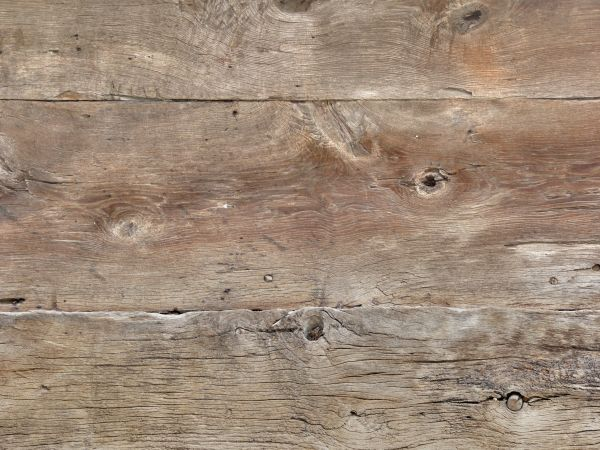
#> input picture Computer Vision/Data Training/wood/wood1.jpg, 600 x 450 px; its folder holds 4 pictures in this run
$ python woodLaw.py
#> lines starting #> are read from the running program, lines starting #| are printed output that depends on the picture; long printed decimals are rounded
import numpy as np
import cv2
from matplotlib import pyplot as plt
from scipy import signal as sg
import random

# === image read ==
total = [0 for i in range(9)]
img = 'wood'
for loop in range(1, 11):
    imgNo = img + str(loop)
    image = cv2.imread(imgNo + '.jpg')
#> image is the input picture: shape (450, 600, 3); mean B, G, R 120.3, 138, 158.4

    PATCH_SIZE = 32
    h, w, c = image.shape
#> h = 450; w = 600; c = 3

    locations = []
    for i in range(10):
        x = random.randrange(0 + PATCH_SIZE / 2, w - PATCH_SIZE / 2)
        y = random.randrange(0 + PATCH_SIZE / 2, h - PATCH_SIZE / 2)
        locations.append((y, x))

    patches = list()
    for loc in locations:
        patches.append(image[loc[0] - int(PATCH_SIZE / 2):loc[0] + int(PATCH_SIZE / 2),
                            loc[1] - int(PATCH_SIZE / 2):loc[1] + int(PATCH_SIZE / 2)])
#> after the loop, patches = 10 items
    cnt = 1
    cntr = 0
    for patch in (patches):
        cntr += 1
        gray = cv2.cvtColor(patch, cv2.COLOR_BGR2GRAY)
        (rows, cols) = gray.shape[:2]

    # === image processing ===
        smooth_kernel = (1/25) * np.ones((5, 5))
        gray_smooth = sg.convolve(gray, smooth_kernel, "same")
        gray_processed = np.abs(gray - gray_smooth)

        # === Law's Texture filter ===
        filter_vectors = np.array([[ 1,  4,  6,  4,  1],
                                   [-1, -2,  0,  2,  1],
                                   [-1,  0,  2,  0,  1],
                                   [ 1, -4,  6, -4,  1]])
        filters = list()
        for i in range(4):
            for j in range(4):
                filters.append(np.matmul(filter_vectors[i][:].reshape(5, 1),
                                         filter_vectors[j][:].reshape(1, 5)))
        conv_maps = np.zeros((rows, cols, 16))
        for i in range(len(filters)):
            conv_maps[:, :, i] = sg.convolve(gray_processed, filters[i], 'same')

        # texture map calculation
        texture_maps = list()
        texture_maps.append((conv_maps[:, :, 1] + conv_maps[:, :, 4]) // 2)
        texture_maps.append((conv_maps[:, :, 2] + conv_maps[:, :, 8]) // 2)
        texture_maps.append((conv_maps[:, :, 3] + conv_maps[:, :, 12]) // 2)
        texture_maps.append((conv_maps[:, :, 7] + conv_maps[:, :, 13]) // 2)
        texture_maps.append((conv_maps[:, :, 6] + conv_maps[:, :, 9]) // 2)
        texture_maps.append((conv_maps[:, :, 11] + conv_maps[:, :, 14]) // 2)
        texture_maps.append(conv_maps[:, :, 10])
        texture_maps.append(conv_maps[:, :, 5])
        texture_maps.append(conv_maps[:, :, 15])
        texture_maps.append(conv_maps[:, :, 0])

        TEM = list()
        for i in range(9):
            TEM.append(np.abs(texture_maps[i]).sum() / np.abs(texture_maps[9].sum()))

        print(img + str(loop - 1) + str(cntr - 1) + "\t\t", end='')
        cnt += 1
        for i in range(9):
            print(format(TEM[i], '.6f'), end='\t\t')
            total[i] += TEM[i]
        print("")
#> this loop made 10 passes
#| wood00		0.07725		0.1354		0.1506		0.02637		0.01363		0.02575		0.02114		0.02028		0.0507
#| wood01		0.07934		0.1378		0.1367		0.02756		0.0139		0.02817		0.02188		0.0184		0.08113
#| wood02		0.07837		0.1346		0.1391		0.02412		0.01374		0.02462		0.02116		0.01867		0.04905
#| wood03		0.08644		0.1375		0.146		0.0231		0.01373		0.02399		0.02168		0.0174		0.04446
#| wood04		0.09098		0.1384		0.1446		0.02485		0.01488		0.02606		0.02259		0.0184		0.05463
#| wood05		0.07871		0.1365		0.1422		0.02846		0.01356		0.02795		0.02154		0.01667		0.06886
#| wood06		0.0857		0.1376		0.1376		0.02346		0.01429		0.02442		0.02162		0.01902		0.05382
#| wood07		0.08612		0.1391		0.1586		0.02301		0.0142		0.02567		0.02247		0.01732		0.04169
#> (further printed lines are left out)
#> pass 1, `gray = cv2.cvtColor(patch, cv2.COLOR_BGR2GRAY)`:
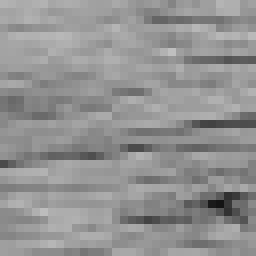
#> gray: shape (32, 32) (shown 8 times larger); min 20, max 191, mean 146.4
#> pass 1, `gray_smooth = sg.convolve(gray, smooth_kernel, "same")`:
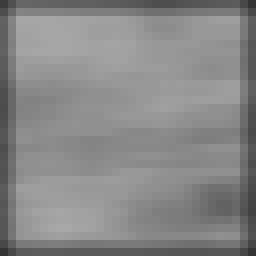
#> gray_smooth: shape (32, 32) float64 (shown 8 times larger); min 53.52, max 167.6, mean 135.4
#> pass 1, `gray_processed = np.abs(gray - gray_smooth)`:
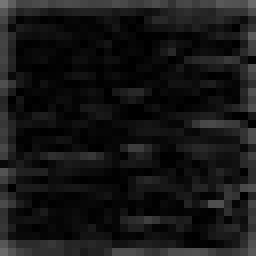
#> gray_processed: shape (32, 32) float64 (shown 8 times larger); min 0, max 118.1, mean 22.1
#> pass 2, `gray = cv2.cvtColor(patch, cv2.COLOR_BGR2GRAY)`:
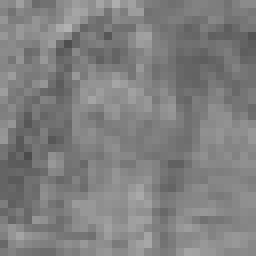
#> gray: shape (32, 32) (shown 8 times larger); min 76, max 178, mean 127.5
#> after the loop:
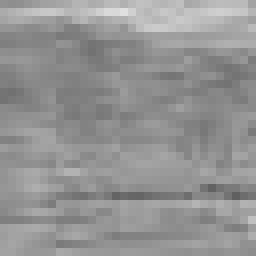
#> gray: shape (32, 32) (shown 8 times larger); min 96, max 224, mean 147.6
#> after the loop:
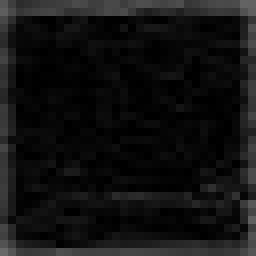
#> gray_processed: shape (32, 32) float64 (shown 8 times larger); min 0, max 104, mean 18.1
#> after the loop, cnt = 11; cntr = 10; total = [0.826, 1.37, 1.45, 0.249, 0.139, 0.257, 0.216, 0.179, 0.538]
#> pass 2 of the loop `for loop in range(1, 11):`:
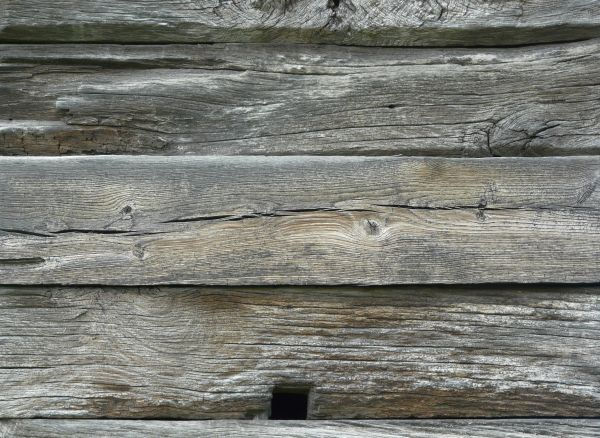
#> input picture Computer Vision/Data Training/wood/wood2.jpg, 600 x 438 px
#> image is the input picture: shape (438, 600, 3); mean B, G, R 116.7, 123.4, 122.2
#> the loop `for patch in (patches):` made 10 passes
#| wood10		0.06982		0.1321		0.1355		0.02442		0.01224		0.02347		0.01986		0.01725		0.05224
#| wood11		0.08247		0.139		0.1472		0.02463		0.01409		0.02602		0.02192		0.01863		0.06173
#| wood12		0.06903		0.1336		0.1466		0.03168		0.01298		0.02793		0.02043		0.01995		0.05958
#| wood13		0.06848		0.1343		0.162		0.02913		0.0125		0.02858		0.02024		0.01775		0.05854
#| wood14		0.06858		0.1346		0.1322		0.02917		0.01273		0.02698		0.02027		0.02001		0.06666
#> (further printed lines are left out)
#> after the loop `for patch in (patches):`:
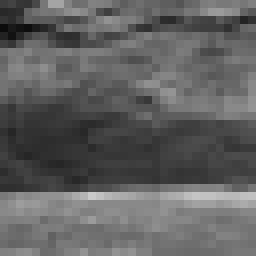
#> gray: shape (32, 32) (shown 8 times larger); min 11, max 201, mean 96.6
#> after the loop `for patch in (patches):`:
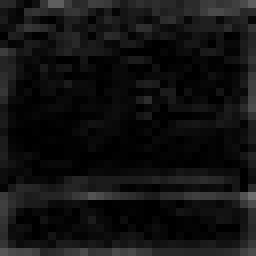
#> gray_processed: shape (32, 32) float64 (shown 8 times larger); min 0, max 112.5, mean 18.2
#> after the loop `for patch in (patches):`: cnt = 11; cntr = 10; total = [1.53, 2.71, 2.91, 0.53, 0.266, 0.526, 0.419, 0.363, 1.13]
#> pass 3 of the loop `for loop in range(1, 11):`:
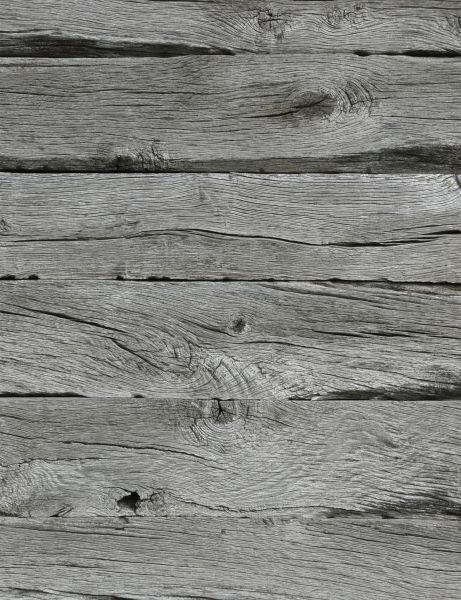
#> input picture Computer Vision/Data Training/wood/wood3.jpg, 461 x 600 px
#> image is the input picture: shape (600, 461, 3); mean B, G, R 126.5, 130.7, 130
#> after the loop `for patch in (patches):`:
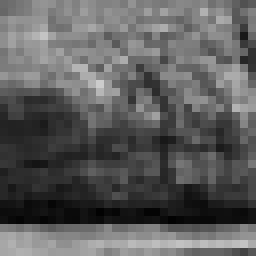
#> gray: shape (32, 32) (shown 8 times larger); min 2, max 204, mean 93.2
#> after the loop `for patch in (patches):`:
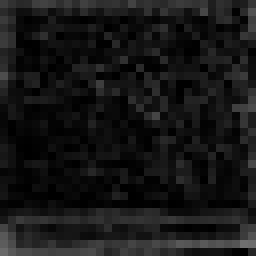
#> gray_processed: shape (32, 32) float64 (shown 8 times larger); min 2.13e-14, max 111.3, mean 22.4
#> after the loop `for patch in (patches):`: cnt = 11; cntr = 10; total = [2.22, 4.03, 4.3, 0.84, 0.399, 0.809, 0.622, 0.561, 1.83]
#> (the run stopped early here; a loop or call above may not have finished)
